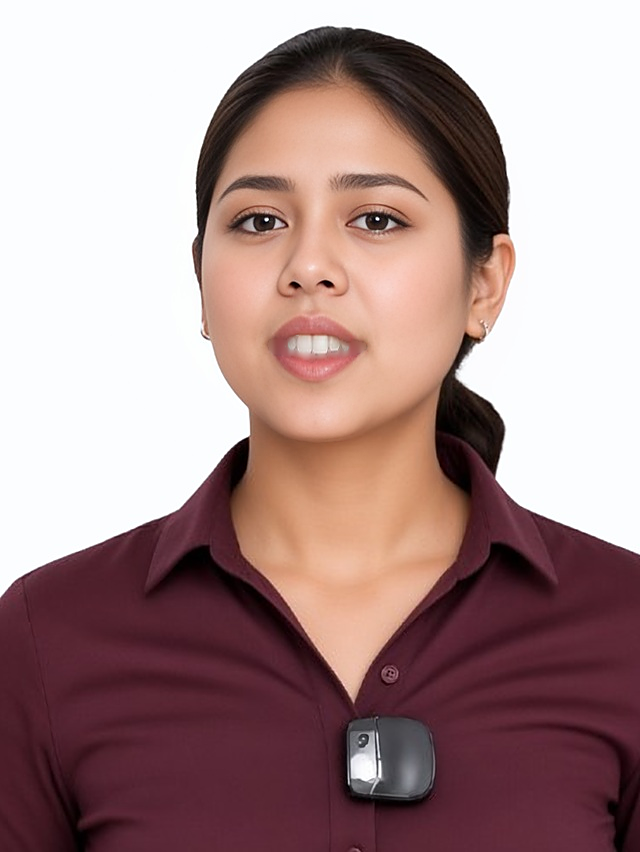
#> input picture tran_moment/path_b/mouths/A.png, 640 x 852 px, given in place of grid.jpg, which was not available
$ python fix_lip_seam.py mouths/A.png
#> lines starting #> are read from the running program, lines starting #| are printed output that depends on the picture; after the words box and inside, x2 and y2 are one past the last pixel; in counts of white or black regions, pixels touching at a corner belong together
"""Remove the smeared teeth line between closed / half-closed lips in the puppet's mouth assets (CPU, OpenCV).

The portrait's lips are parted, so generate_mouths.py closes them by sliding the lips together. That squeezes the
teeth into a thin white smear along the middle of the lips instead of removing them; the card shows it at every
pause between words (lips relax to open -0.45) and on every M/B/P. Reported 2026-11-24: "lips ke middle me blur".

This pass, for every grid cell whose openness is below 0 (and for closed.png): finds the whitish (teeth) pixels in a
band around the inner lip line, fills them with lip colour from above and below (inpaint), and draws a soft lip seam.
The open cells (teeth meant to show) are untouched. Run it after generate_mouths.py:

    python tran_moment/path_b/fix_lip_seam.py            # rewrites mouths/grid.jpg + mouths/closed.png in place
    python tran_moment/path_b/fix_lip_seam.py --check    # only report the teeth pixels left in the closed cells
"""
from __future__ import annotations

import json
import sys
from pathlib import Path

import cv2
import numpy as np

HERE = Path(__file__).resolve().parent
MOUTHS = HERE / "mouths"
FACE = HERE.parent / "prepared" / "face.json"


def teeth_mask(bgr: np.ndarray, band: tuple[int, int, int, int]) -> np.ndarray:
    """Whitish, low-saturation pixels inside the band (x0, y0, x1, y1): what is left of the teeth."""
    x0, y0, x1, y1 = band
    hsv = cv2.cvtColor(bgr, cv2.COLOR_BGR2HSV)
    s, v = hsv[..., 1].astype(np.float32), hsv[..., 2].astype(np.float32)
    lip_s = np.median(s[y0:y1, x0:x1])
    m = np.zeros(bgr.shape[:2], np.uint8)
    sub = (s[y0:y1, x0:x1] < lip_s * 0.62) & (v[y0:y1, x0:x1] > 150)
    m[y0:y1, x0:x1] = sub.astype(np.uint8) * 255
    # the smear is a long thin horizontal run; the lower lip's shine is a small blob: keep only wide components
    n, lab, stats, _ = cv2.connectedComponentsWithStats(m, connectivity=8)
    keep = np.zeros_like(m)
    for i in range(1, n):
        if stats[i, cv2.CC_STAT_WIDTH] >= 10 and stats[i, cv2.CC_STAT_WIDTH] >= 2.5 * stats[i, cv2.CC_STAT_HEIGHT]:
            keep[lab == i] = 255
    return cv2.dilate(keep, np.ones((3, 3), np.uint8), iterations=1)


def fix(bgr: np.ndarray, pts: dict, dx: int, dy: int) -> tuple[np.ndarray, int]:
    """Fill the teeth smear and draw the seam. pts are portrait coords, (dx, dy) the image's offset in the portrait."""
    lx, rx = pts["mouth_left"][0] - dx, pts["mouth_right"][0] - dx
    up, lo = pts["lip_upper_inner"][1] - dy, pts["lip_lower_inner"][1] - dy
    mid = (up + lo) / 2.0
    band = (int(lx + 3), int(mid - 6), int(rx - 3), int(mid + 5))   # tight: the lips meet here; their shine is outside
    mask = teeth_mask(bgr, band)
    n = int((mask > 0).sum())
    if not n:
        return bgr, 0
    out = cv2.inpaint(bgr, mask, 4, cv2.INPAINT_TELEA)
    # seam: where the lips meet, a soft darker line, strongest in the middle, fading to the corners
    H, W = out.shape[:2]
    yy, xx = np.mgrid[0:H, 0:W].astype(np.float32)
    # one smooth curve (quadratic through the smear's column centres): a per-column line came out stepped
    cols = np.where(mask.any(axis=0))[0]
    centres = np.array([np.where(mask[:, c] > 0)[0].mean() for c in cols], np.float32)
    if len(cols) >= 6:
        k = np.polyfit(cols.astype(np.float32), centres, 2)
        seam_y = np.polyval(k, np.arange(W, dtype=np.float32)).astype(np.float32)
    else:
        seam_y = np.full(W, centres.mean() if len(cols) else mid, np.float32)
    half = (rx - lx) / 2.0
    across = np.clip(1.0 - np.abs(xx - (lx + rx) / 2.0) / max(half, 1.0), 0, 1) ** 0.6
    near = np.exp(-((yy - seam_y[None, :]) ** 2) / (2 * 0.9 ** 2))
    shade = 1.0 - 0.32 * near * across * ((xx > lx) & (xx < rx))
    out = np.clip(out.astype(np.float32) * shade[..., None], 0, 255).astype(np.uint8)
    return out, n


def main(argv: list[str]) -> int:
    check = "--check" in argv
    meta = json.loads((HERE / "mouths.json").read_text(encoding="utf-8"))
#> (reads tran_moment/path_b/mouths.json from the repository)
    pts = json.loads(FACE.read_text(encoding="utf-8"))["points"]
#> (reads tran_moment/prepared/face.json from the repository)
    bx, by, bw, bh = meta["grid"]["box"]
    opens, widths = meta["grid"]["opens"], meta["grid"]["widths"]
    atlas = cv2.imread(str(MOUTHS / meta["grid"]["file"]), cv2.IMREAD_COLOR)
#> atlas is the input picture: shape (852, 640, 3); mean B, G, R 142, 142.8, 170.2
    total = 0
    for r in range(len(widths)):
        for c, o in enumerate(opens):
            if o >= 0:
                continue
            cell = atlas[r * bh:(r + 1) * bh, c * bw:(c + 1) * bw]
            fixed, n = fix(cell.copy(), pts, bx, by)
            total += n
            if not check:
                atlas[r * bh:(r + 1) * bh, c * bw:(c + 1) * bw] = fixed
#> this loop made 5 passes
#> pass 1, in teeth_mask, `s, v = hsv[..., 1].astype(np.float32), hsv[..., 2].astype(np.float32)`:
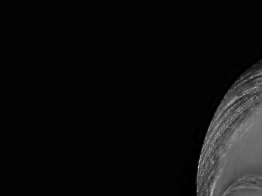
#> s: shape (196, 262) float32; min 0, max 228, mean 14.3
#> pass 1, in teeth_mask, `s, v = hsv[..., 1].astype(np.float32), hsv[..., 2].astype(np.float32)`:
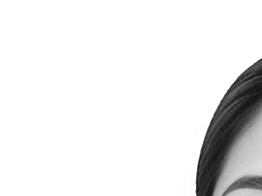
#> v: shape (196, 262) float32; min 14, max 255, mean 235.1
#> after the loop, total = 0
    # closed.png: the 9-shape fallback (full portrait canvas, RGBA)
    closed = cv2.imread(str(MOUTHS / "closed.png"), cv2.IMREAD_UNCHANGED)
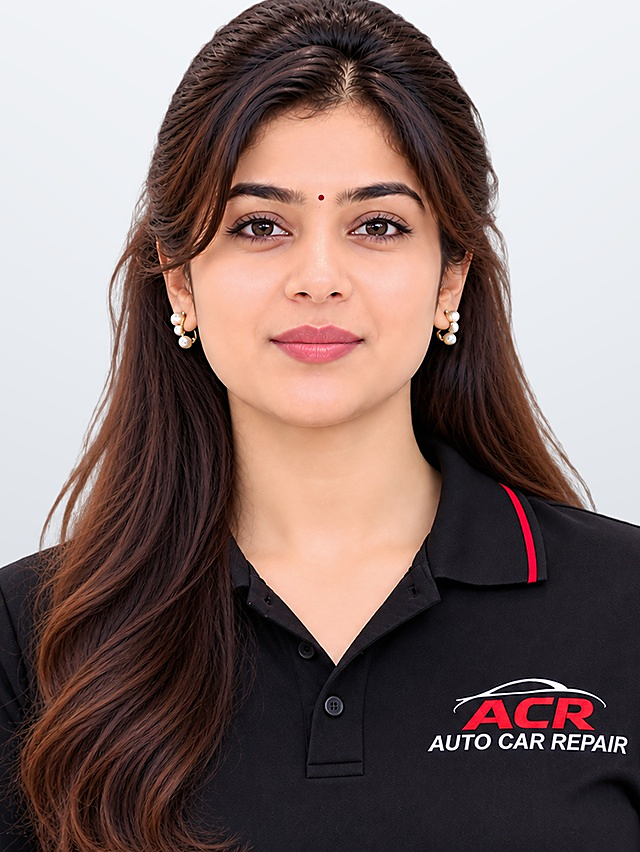
#> input picture tran_moment/path_b/mouths/closed.png, 640 x 852 px
#> closed is the input picture: shape (852, 640, 4); mean B, G, R, A 110.6, 113.7, 132.8, 15.9
    fixed, n_closed = fix(closed[..., :3].copy(), pts, 0, 0)
#> in teeth_mask (call 11), `hsv = cv2.cvtColor(bgr, cv2.COLOR_BGR2HSV)`: hsv: shape (852, 640, 3); mean H, S, V 72.6, 73.2, 135.4
#> in teeth_mask (call 11), `s, v = hsv[..., 1].astype(np.float32), hsv[..., 2].astype(np.float32)`:
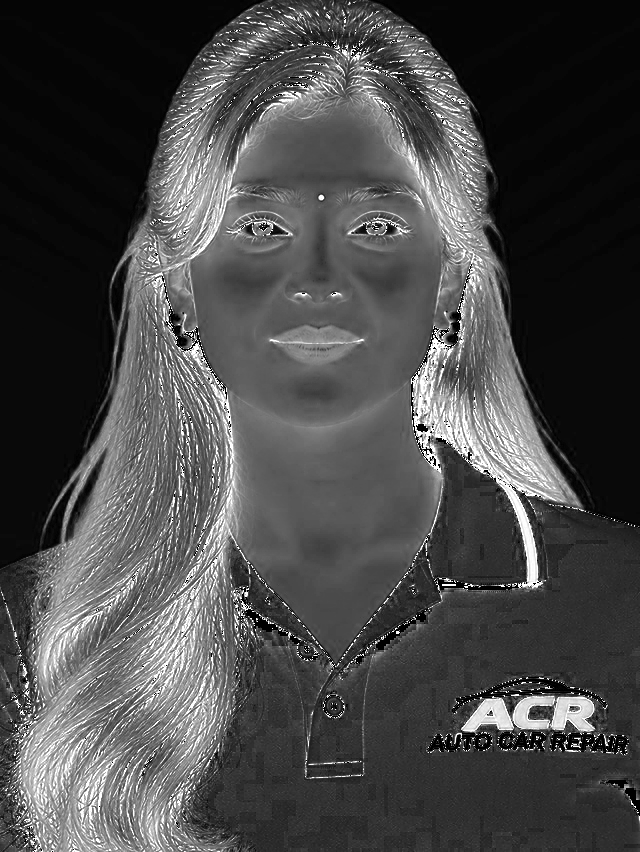
#> s: shape (852, 640) float32; min 0, max 255, mean 73.2
#> in teeth_mask (call 11), `s, v = hsv[..., 1].astype(np.float32), hsv[..., 2].astype(np.float32)`:
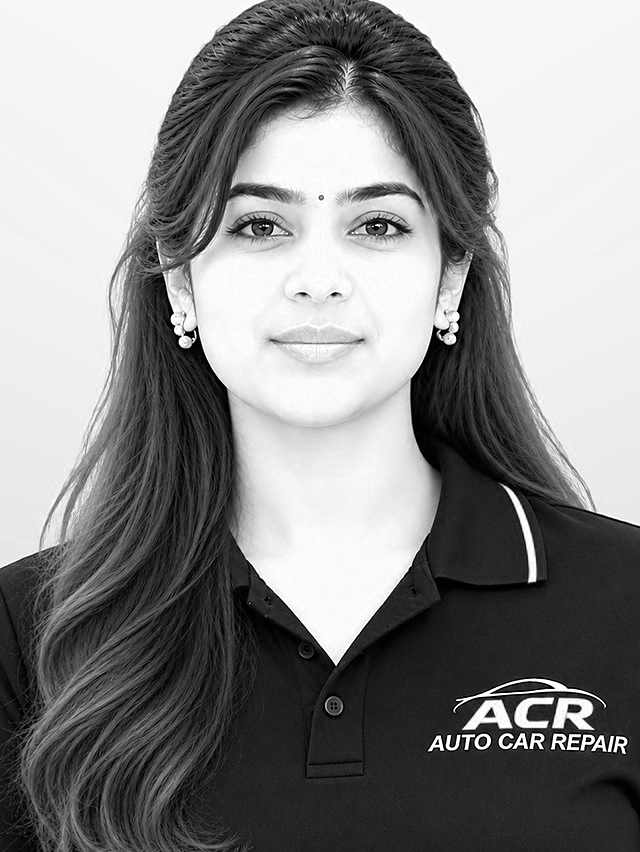
#> v: shape (852, 640) float32; min 0, max 255, mean 135.4
#> in teeth_mask (call 11), `lip_s = np.median(s[y0:y1, x0:x1])`: lip_s = 137
#> in teeth_mask (call 11), `m[y0:y1, x0:x1] = sub.astype(np.uint8) * 255`:
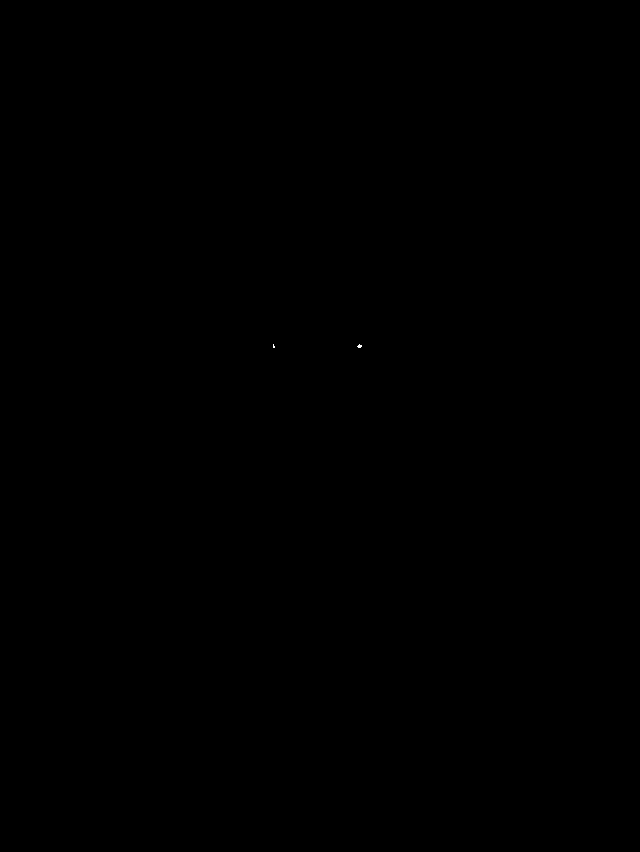
#> m: shape (852, 640); 0% white in thin lines or dots, all inside (x1, y1, x2, y2) = (273, 344, 362, 348)
#> in teeth_mask (call 11), `n, lab, stats, _ = cv2.connectedComponentsWithStats(m, connectivity=8)`: lab: shape (852, 640) int32; 3 distinct labels, from 0 to 2
#> in teeth_mask (call 11), `n, lab, stats, _ = cv2.connectedComponentsWithStats(m, connectivity=8)`: n = 3; stats = [[0, 0, 640, 852, 545261], [273, 344, 2, 4, 6], [357, 344, 5, 4, 13]]
#> after the loop in teeth_mask (call 11), `for i in range(1, n):`: keep: shape (852, 640); every value is 0
#> n_closed = 0
    print(f"teeth pixels in closed cells: {total}  closed.png: {n_closed}")
#| teeth pixels in closed cells: 0  closed.png: 0
    if check:
        return 0
    if total == 0 and n_closed == 0:   # already clean: do not re-encode the JPEG atlas (each save loses a little)
        print("nothing to fix; files left as they are")
        return 0
    cv2.imwrite(str(MOUTHS / meta["grid"]["file"]), atlas, [cv2.IMWRITE_JPEG_QUALITY, 93])
    closed[..., :3] = fixed
    cv2.imwrite(str(MOUTHS / "closed.png"), closed)
    after = sum(fix(atlas[r * bh:(r + 1) * bh, c * bw:(c + 1) * bw].copy(), pts, bx, by)[1]
                for r in range(len(widths)) for c, o in enumerate(opens) if o < 0)
    print(f"after: teeth pixels left in closed cells: {after}")
    return 0


if __name__ == "__main__":
    sys.exit(main(sys.argv[1:]))
#> (the program exits here)
